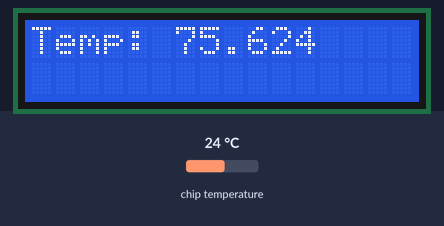
A program run on a simulated Raspberry Pi Pico running MicroPython. Shown: 16×2 character LCD. The inputs (shaded band) are chosen by the test bench; at power-on: chip temperature 24 °C. Library files of the repository ran but are not shown: lcd_api.py, pico_i2c_lcd.py.

Above: at 1.2 s.
1.3 s: chip temperature set to 1 °C
At 2.6 s:
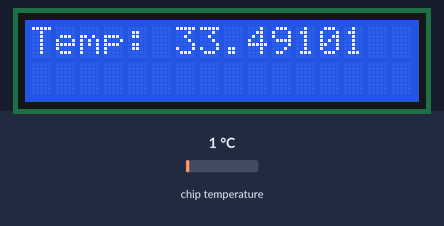
3.5 s: chip temperature set to 11 °C
At 5.1 s:
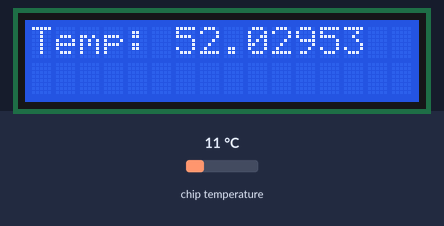
5.6 s: chip temperature set to 22 °C
At 6.4 s:
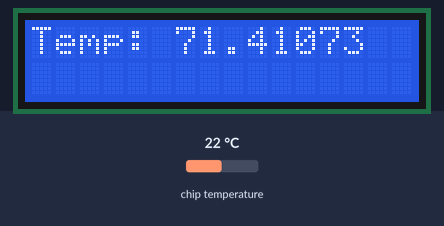
Timing chart, 0 to 8.6 s (numbered marks = the images above; inputs shaded):
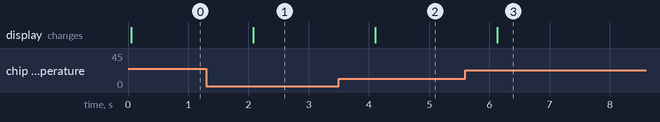

The program:

temperature_test.py
```python
# https://www.halvorsen.blog/documents/technology/iot/pico/pico_temperature_sensor_builtin.php
import machine
import time

from machine import Pin, I2C

# LCD
from lcd_api import LcdApi
from pico_i2c_lcd import I2cLcd

i2c_address = 0x27
i2c_num_rows = 2
i2c_num_cols = 16

sda = machine.Pin(0)
scl = machine.Pin(1)

i2c = I2C(0, sda=sda, scl=scl, freq=400000)
lcd = I2cLcd(i2c, i2c_address, i2c_num_rows, i2c_num_cols)

# The text to write to, and the position
# If the LCD is a 2x16, this can either be 0 or 1.
def write_lcd(text, pos):
    #lcd.clear()
    lcd.move_to(0, pos)
    lcd.putstr(text)

# End LCD

# The Raspberry Pi Pico seems to have a built in temperature sensor,
# which is very neat, I could monitor how hot it is near it.

# Temperature
adcpin = 4
sensor = machine.ADC(adcpin)

"""
    Get the temperature in a loop every second.
    This is set to output in Fahrenheit.
    I need to add an option to switch to Celsius in the code.
"""
def temperature_loop():
    while True:
        adc_value = sensor.read_u16()
        #volt = (3.3/65535) * adc_value
        volt = adc_value * (3.3/65535)

        tempC = 27 - (volt - 0.706) / 0.001721
        tempF = tempC * 1.8 + 32

        #print(f"Temperature in Celsius: {tempC}")
        #print(f"Temperature in Fahrenheit {tempF}")
        return tempF
        time.sleep(1)
    time.sleep(1)

"""
    Write the temperature sensor data to the connected 16x2 LCD screen.
    I have adapted this code from my other code and it works now.
"""
def write_to_lcd():
    while True:
        write_lcd(f"Temp: {temperature_loop()}", 0)
        time.sleep(1)

if __name__ == '__main__':
    try:
        write_to_lcd()
    except KeyboardInterrupt:
        print("Clearing LCD")
        lcd.clear()
        pass
```

Measured:
- after the input at 1.3 s, the display: changes after 0.78 s (image 1)
- after the input at 3.5 s, the display: changes after 0.61 s (image 2)
- after the input at 5.6 s, the display: changes after 0.53 s (image 3)
